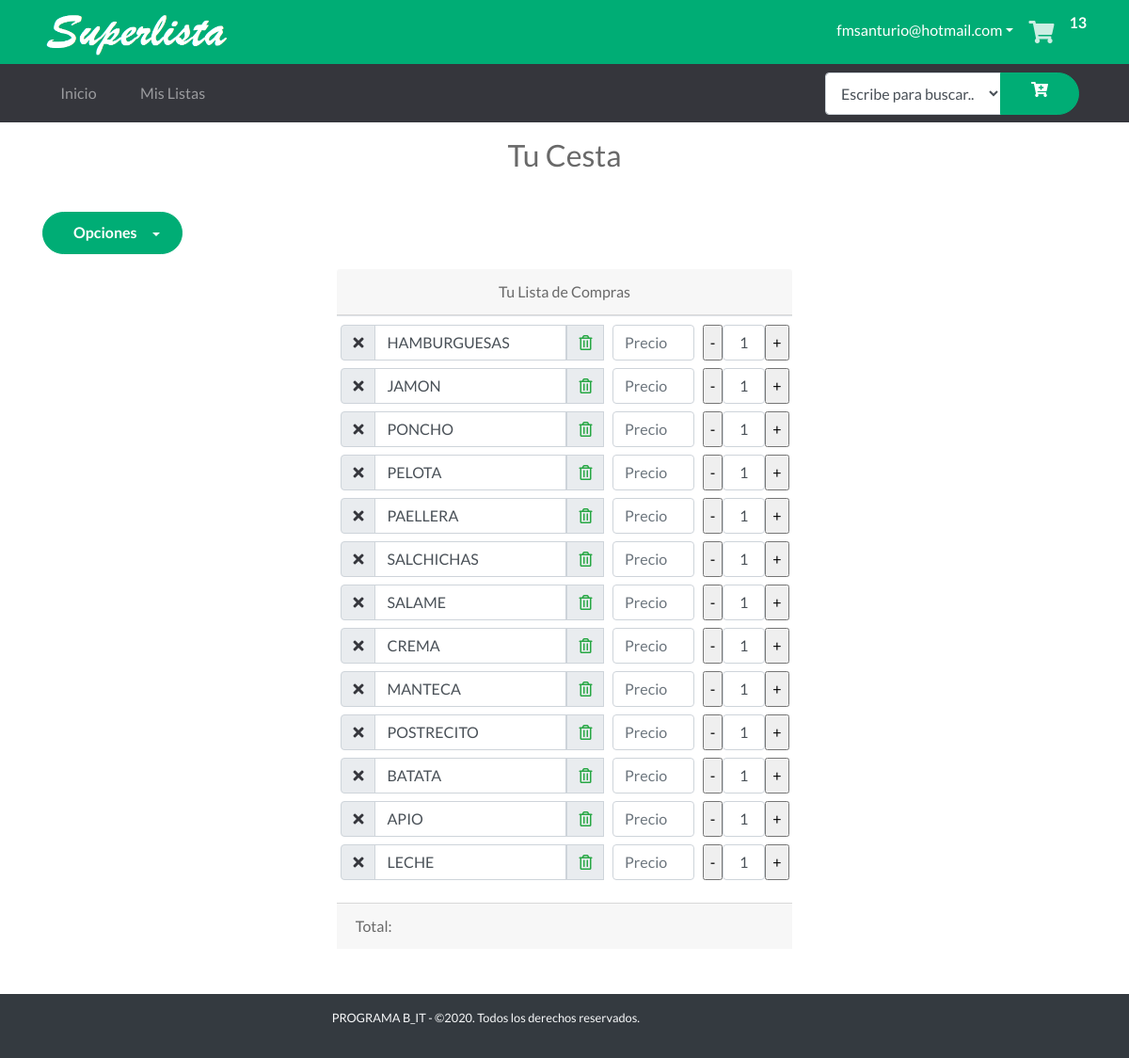
/cart (signed in), run on an earlier commit of the app's database.
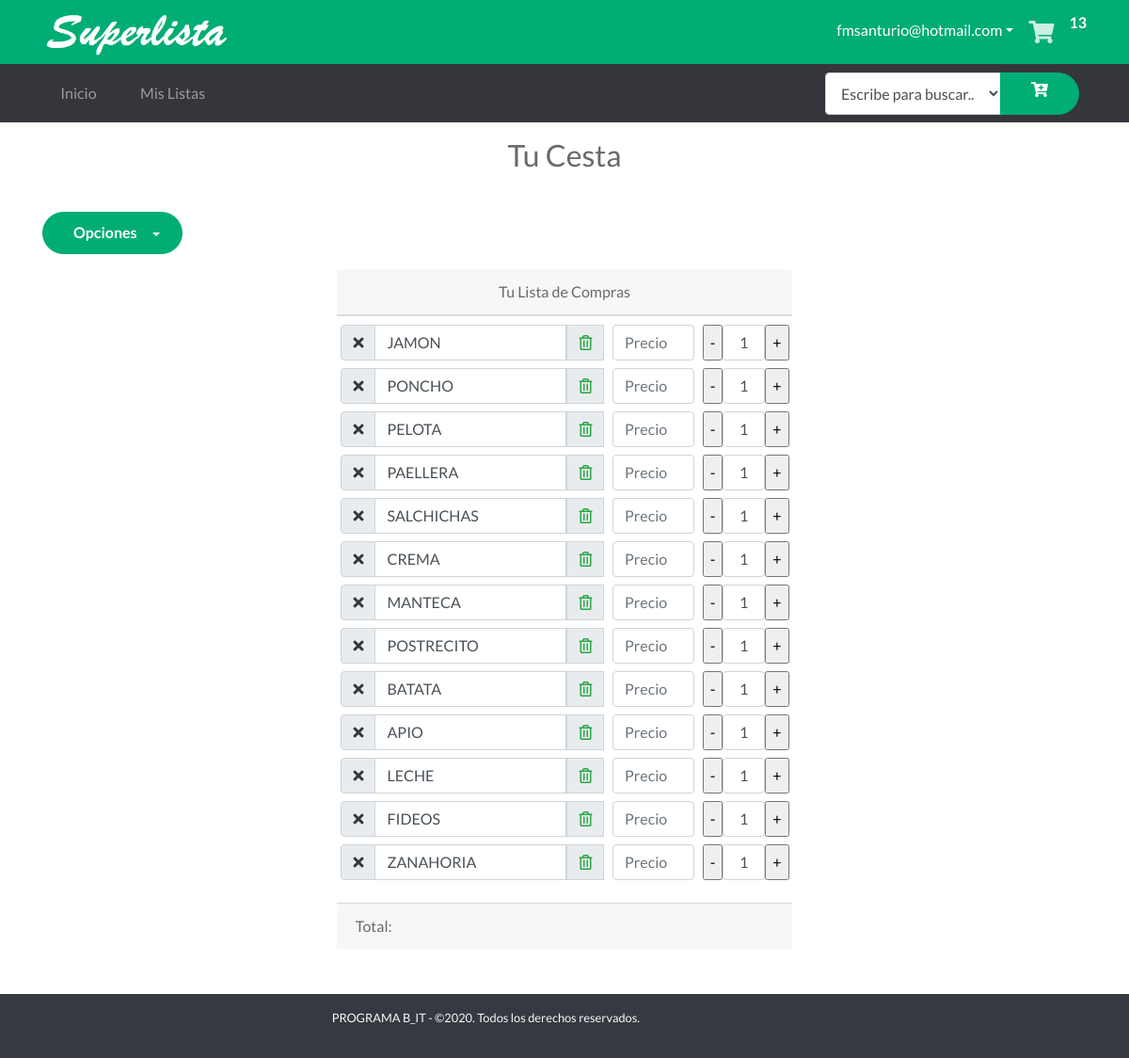
And on a later commit of the database.
### tables this page shows
CREATE TABLE "Cesta" (
	"Id"	INTEGER NOT NULL PRIMARY KEY AUTOINCREMENT UNIQUE,
	"Id_Usuario"	INTEGER NOT NULL,
	"Item"	INTEGER NOT NULL,
	"Tachar"	INTEGER,
	"ProductoId"	INTEGER,
FOREIGN KEY("ProductoId") REFERENCES "Productos"("Id")
);

### app.py (the view)
@app.route('/cart')  # Ruta Mi Cesta
def cart():
    cantCarrito()
    if 'nombre' in session:
        items = getAllCesta()
        g.db.close()
        return render_template('carrito.html', items=items)
    else:
        items = getAllCesta()
        g.db.close()
        return render_template('carrito_home.html', items=items)

### app.py (called while the page is built)
def get_db():
    db = getattr(g, '_database', None)
    if db is None:
        db = g._database = sqlite3.connect('database1.db')
    return db

@app.teardown_appcontext
def close_connection(exception):
    db = getattr(g, '_database', None)
    if db is not None:
        db.close()

def conectar_db():
    return sqlite3.connect('database1.db')

def getAllCesta():
    if 'nombre' in session:
        id = session['id']
    else:
        try:
            id = int(request.cookies.get('visitanteId'))
        except:
            return redirect('/del_cookie')
    g.db = conectar_db()
    consulta = 'SELECT * FROM Cesta WHERE (Id_usuario = ?)'
    cur = g.db.execute(consulta, [id])
    items = [dict(Id=row[0], Id_Usuario=row[1], Item_nombre=row[2], Tachar=row[3], ProductoId=row[4])
             for row in cur.fetchall()]
    g.db.close()
    return items

def cantCarrito():
    if 'nombre' in session:
        id_usuario = session['id']
    else:
        try:
            id_usuario = int(request.cookies.get('visitanteId'))
        except:
            return redirect('/del_cookie')
    db = get_db()
    cur = db.cursor()
    find_prod = (
        "SELECT COUNT(Id) FROM Cesta WHERE Id_Usuario = ?")
    cur.execute(find_prod, [(id_usuario)])
    resultado = cur.fetchone()
    session['carrito'] = resultado[0]
    return session['carrito']

### templates/carrito.html (shortened to what this page needs)
{% extends "layout_logged_in.html" %}
{% block content %}
<section class="text-center">
    <div class="text h2 py-3">
        <span class="text ">Tu Cesta</span>
    </div>
</section>
<div class="container">
    <div class="row">
        <div class="col-7">
            <div class="dropdown py-3">
                <button class="btn btn-primary dropdown-toggle" type="button" id="dropdownMenu1" data-toggle="dropdown"
                    aria-haspopup="true" aria-expanded="false">
                    Opciones
                </button>
            </div>
        </div>
    </div>
</div>
<div class="container">
    <div class="row justify-content-center">
        <div class="col-#-auto">
            <div class="card-header text-center"> <span>Tu Lista de Compras</span>
            </div>
            <table class="table table-sm ">
                <tbody>
                    <tr>
                        <th scope="row">
                            {%  set contador = namespace(value=0) %}
                            {%for item in items %}
                                <div class="input-group py-1">
                                    <div class="input-group-prepend">
                                        <div class="input-group-text">
                                            <a href="/adquirido/{{item.Id}}"><i class="{% if item.Tachar %} text-primary fas fa-check {% else %} text-secondary fas fa-times  {% endif %} "></i></a>
                                        </div>
                                    </div>
                                    <input type="text" class="form-control {% if item.Tachar %} tachar {% endif %} "
                                        value="{{item.Item_nombre}}">
                                    <div class="input-group-prepend">
                                        <div class="input-group-text">
                                            <a href="/DeleteArtCesta/{{item.Id}}"><i
                                                    class="far fa-trash-alt text-success"></i></a>
                                        </div>
                                    </div>
                                </div>
                                {% set contador.value = contador.value + 1 %}
                            {%endfor%}
                        </th>
                        <td>
                            {%  set contador = namespace(value=0) %}
                            {%for item in items %}
                            <div class="input-group-prepend py-1">
                                <input type="text" name="precio" size="6" id="{{item.Item_nombre}}" placeholder="Precio"
                                    class=" form-control monto" onkeyup="SubTotal();">
                            </div>
                            {% set contador.value = contador.value + 1 %}
                            {%endfor%}
                        </td>
                        <td>
                            {%  set contador = namespace(value=0) %}
                            {%for item in items %}
                            <div class="input-group-prepend py-1">
                                <input type="button" name="menos1" id="menos1" value="-"
                                    onclick="RtrCampo('{{contador.value|string}}')" />
                                <input class="form-control text-center" type='text' size="1"
                                    id='{{contador.value|string}}' value=1>
                                <input type="button" name="mas1" id="mas1" value="+"
                                    onclick="SmrCampo('{{contador.value|string}}')" />
                            </div>
                            {% set contador.value = contador.value + 1 %}
                            {%endfor%}
                        </td>
                    </tr>
                </tbody>
            </table>
            <div class="card-footer"> <span>Total: </span>
            </div>
        </div>
    </div>
</div>
{% endblock %}

### templates/layout_logged_in.html (shortened to what this page needs)
<!doctype html>
<html lang="en">
<head>
    <link rel="stylesheet" href="{{ url_for('static', filename='css/bootstrap.min.css') }}">
    <link rel="stylesheet" href="{{ url_for('static', filename='css/bootnavbar.css') }}">
    <link rel="stylesheet" href="{{ url_for('static', filename='css/all.css') }}">
    <link rel="stylesheet" href="{{ url_for('static', filename='css/swiper.min.css') }}">
    <link rel="stylesheet" href="{{ url_for('static', filename='css/animate.min.css') }}">
    <link rel="stylesheet" href="{{ url_for('static', filename='css/venobox.css') }}">
    <link rel="stylesheet" href="{{ url_for('static', filename='css/jarallax.css') }}">
    <link rel="stylesheet" href="{{ url_for('static', filename='css/estilos.css') }}">
    <link rel="stylesheet" href="{{url_for('static', filename='css/main.css')}}">
</head>
<body>
    <section id="barra-contacto" class="bg-primary text-white py-3 py-lg-1 text-right">
        <div class="container ">
            <div class="row justify-content-md-between align-items-center">
                <div class="col-auto align-content-md-center">
                    <a  href="/" class="logo">
                        <img src="{{ url_for('static', filename='images/texto.png') }}" alt="Logo del sitio" width="200"
                            class="img-fluid">
                    </a>
                </div>
                <div class="col-12 col-md-auto">
                    <ul class="redes-sociales list-unstyled d-inline-flex mb-0">
                        <li class="nav-item py-2">
                          <a class="dropdown-toggle text-white" data-toggle="dropdown" style="text-decoration:none" >
                             {{ session['correo'] }}</a>
                        </li>
                        <div>
                            <li><a href="/cart"><i class="fas fa-shopping-cart"></i></a></li>
                        </div>
                        <span id="cantidad"> <strong>{{ session['carrito'] }}</strong></span>
                      </ul>
                </div>
            </div>
        </div>
    </section>
    <nav id="menu-navegacion" class="navbar navbar-dark bg-secondary navbar-expand-md">
        <div class="container">
            <div class="collapse navbar-collapse" id="menu-principal">
                <ul class="navbar-nav mt-3 mt-md-0">
                    <li class="nav-item mb-1 mb-md-0 mr-md-2"><a href="{{ url_for('home' )}}" class="nav-link">Inicio</a></li>
                    <li class="nav-item mb-1 mb-md-0 mr-md-2"><a href="{{ url_for('MisListas')}}" class="nav-link">Mis Listas</a></li>
                </ul>
            </div>
            <form action="/agregarDesdeBuscador" class=" bg-secondary" method="POST">
                <div class="form-group mb-0 px-2 ">
                        <div class="input-group">
                            <select style="height:45px;" class="form-control" name="producto">
                                <option selected="" value="0">Escribe para buscar..</option>
                            </select>
                            <div class="input-group-append">
                                <button type="submit" class="btn btn-primary input-group-append"><i class="fas fa-cart-plus"></i></button>
                            </div>
                        </div>
                </div>
            </form>
        </div>
    </nav>
    {% block content %}
    {% endblock %}
    <br>
    <br>
    <footer id="pie-de-pagina" class="bg-dark  text-light text-truncate">
        <div class="container">
            <div class="row align-items-center py-2">
                <div class="col-12 col-md-6 py-2 col-xl-7 text-center text-md-right small">
                    <p>PROGRAMA B_IT - ©2020. Todos los derechos reservados.</p>
                </div>
            </div>
        </div>
    </footer>
</body>
</html>

### static/css/all.css (style rules this page uses)
.fa, .fas, .far, .fal, .fab { -moz-osx-font-smoothing: grayscale; -webkit-font-smoothing: antialiased; display: inline-block; font-style: normal; font-variant: normal; text-rendering: auto; line-height: 1; }
.fa-cart-plus:before { content: "\f217"; }
.fa-shopping-cart:before { content: "\f07a"; }
.fa-times:before { content: "\f00d"; }
.fa-trash-alt:before { content: "\f2ed"; }
.far { font-family: 'Font Awesome 5 Free'; font-weight: 400; }
.fa, .fas { font-family: 'Font Awesome 5 Free'; font-weight: 900; }

### static/css/estilos.css (style rules this page uses)
html { font-size: 13px; }
body { font-family: 'Lato', sans-serif; color: #696969; }
.btn { border-radius: 2rem; padding: .6rem 2rem; font-weight: bold; }
.bg-primary { background-color: #00ad75 !important; }
.btn-primary { color: #fff; background-color: #00ad75; border-color: #00ad75; position: relative; overflow: hidden; z-index: 1; -webkit-transition: all .3s ease; transition: all .3s ease; }
.btn-primary:after { font-family: 'Font Awesome 5 Free'; font-weight: 900; position: relative; left: .6rem; top: .1rem; -webkit-transition: left .3s ease; transition: left .3s ease; }
.btn-primary:before { content: ""; z-index: -1; width: 0; height: 100%; background: #fff; position: absolute; left: 50%; top: 0; -webkit-transform: skew(45deg, 0); transform: skew(45deg, 0); -webkit-transition: all .4s ease; transition: all .4s ease; }
.bg-secondary { background-color: #35363c !important; }
.text-secondary { color: #35363c !important; }
.redes-sociales li a i { color: #fff; font-size: 1.5rem; padding: .6rem 1rem; opacity: .8; -webkit-transition: all .3s ease-in-out; transition: all .3s ease-in-out; }
.navbar-dark .navbar-nav .nav-link { padding: 1rem 1.5rem; display: -webkit-box; display: -ms-flexbox; display: flex; -webkit-box-pack: justify; -ms-flex-pack: justify; justify-content: space-between; border-radius: .5rem; -webkit-transition: all .3s ease; transition: all .3s ease; }
.navbar-dark .navbar-nav .nav-link:after { font-family: 'Font Awesome 5 Free'; content: "\f105"; font-weight: 900; -webkit-transition: all .3s ease; transition: all .3s ease; text-decoration: none; }
@media (min-width: 768px) { .navbar-dark .navbar-nav .nav-link { padding: .7rem 1.2rem; border-radius: 1.5rem; } }
@media (min-width: 768px) { .navbar-dark .navbar-nav .nav-link:after { content: ""; } }
@media (min-width: 990px) { html { font-size: 16px; } }

### static/css/main.css (style rules this page uses)
.dropdown { position: relative; display: inline-block; }

What changed in the data, as far as the page shows it:
removed Cesta: Tachar 0 (drawn), Item_nombre "HAMBURGUESAS"
removed Cesta: Tachar 0 (drawn), Item_nombre "SALAME"
added Cesta: Tachar 0 (drawn), Item_nombre "FIDEOS"
added Cesta: Tachar 0 (drawn), Item_nombre "ZANAHORIA"
